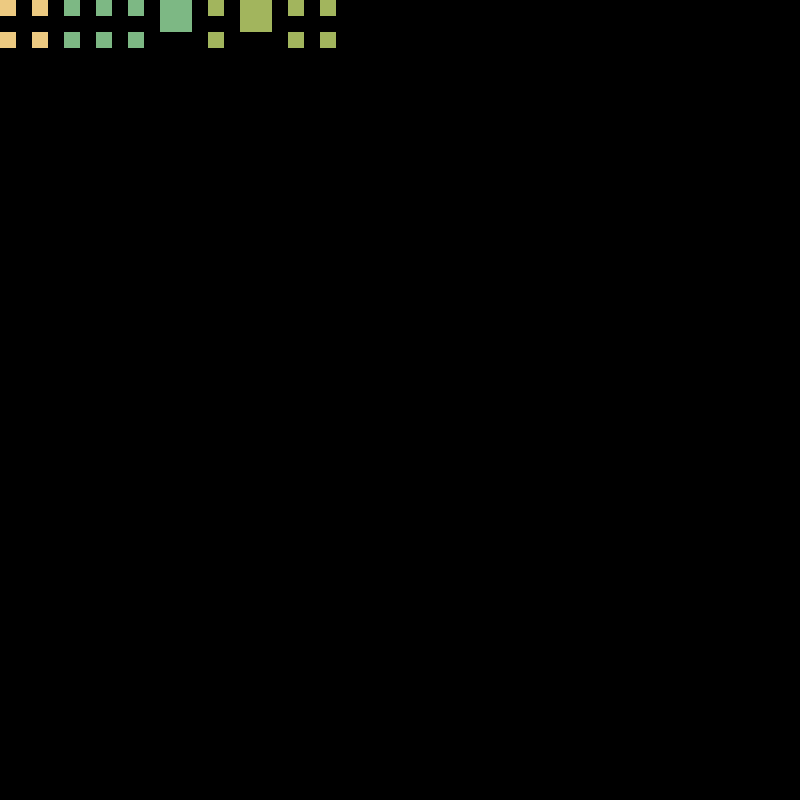

Tiled map render using the project's own tile images. Description and the map definition, with tile-layer contents summarised, below:
An orthogonal 50x50 tile map with 16x16 px tiles, 2 tile layers (input_Hintergrund, output_Hintergrund).

<map version="1.10" tiledversion="1.11.2" orientation="orthogonal" renderorder="right-down" width="50" height="50" tilewidth="16" tileheight="16" infinite="0" nextlayerid="9" nextobjectid="1">
 <tileset firstgid="1" source="../../Tileset.tsx" />
 <layer id="1" name="input_Hintergrund" width="50" height="50">
  <data>[2500 cells, 24 non-empty, 24 distinct tile ids]</data>
 </layer>
 <layer id="2" name="output_Hintergrund" width="50" height="50">
  <data>[2500 cells, 24 non-empty, 3 distinct tile ids]</data>
 </layer>
</map>
